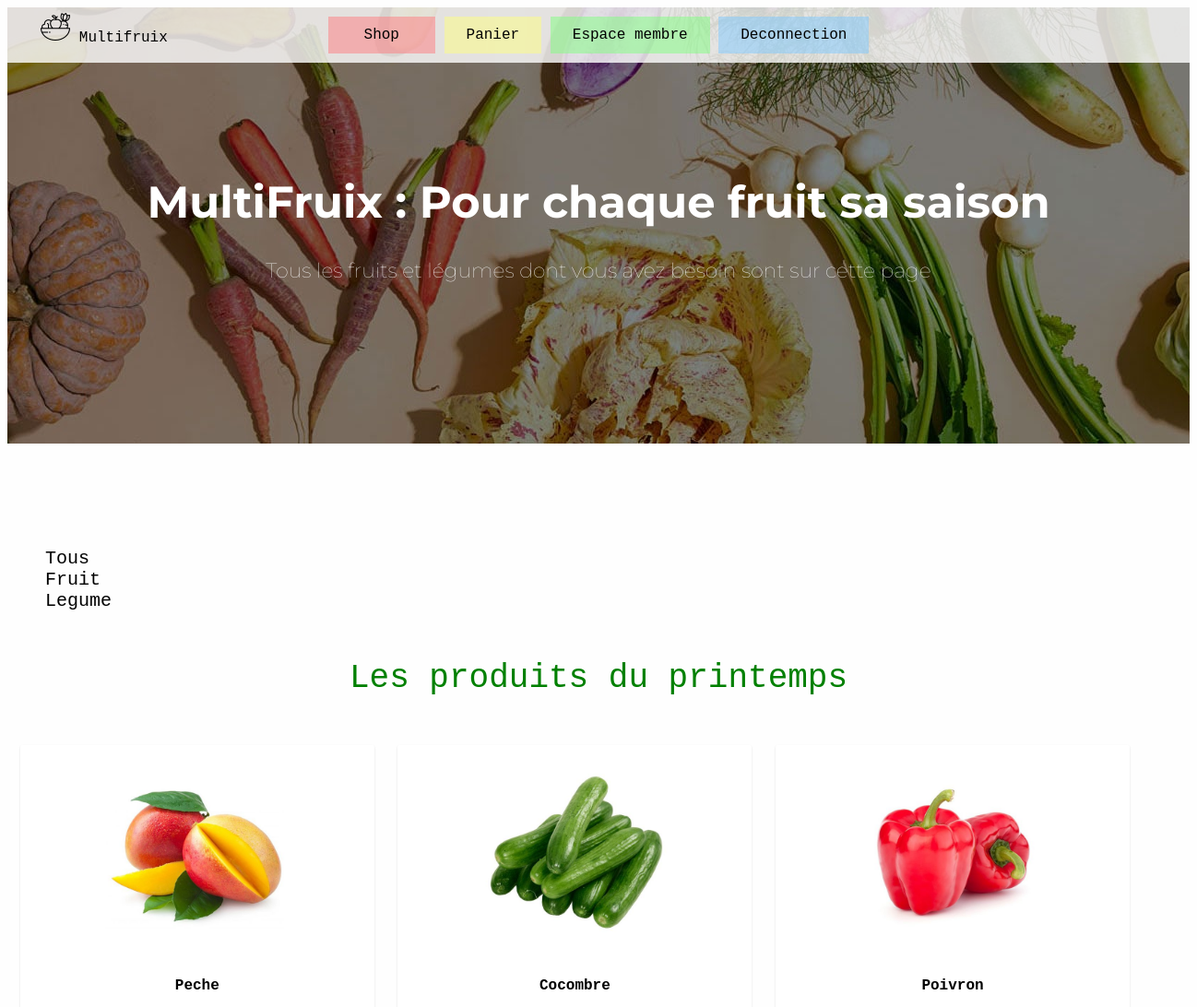
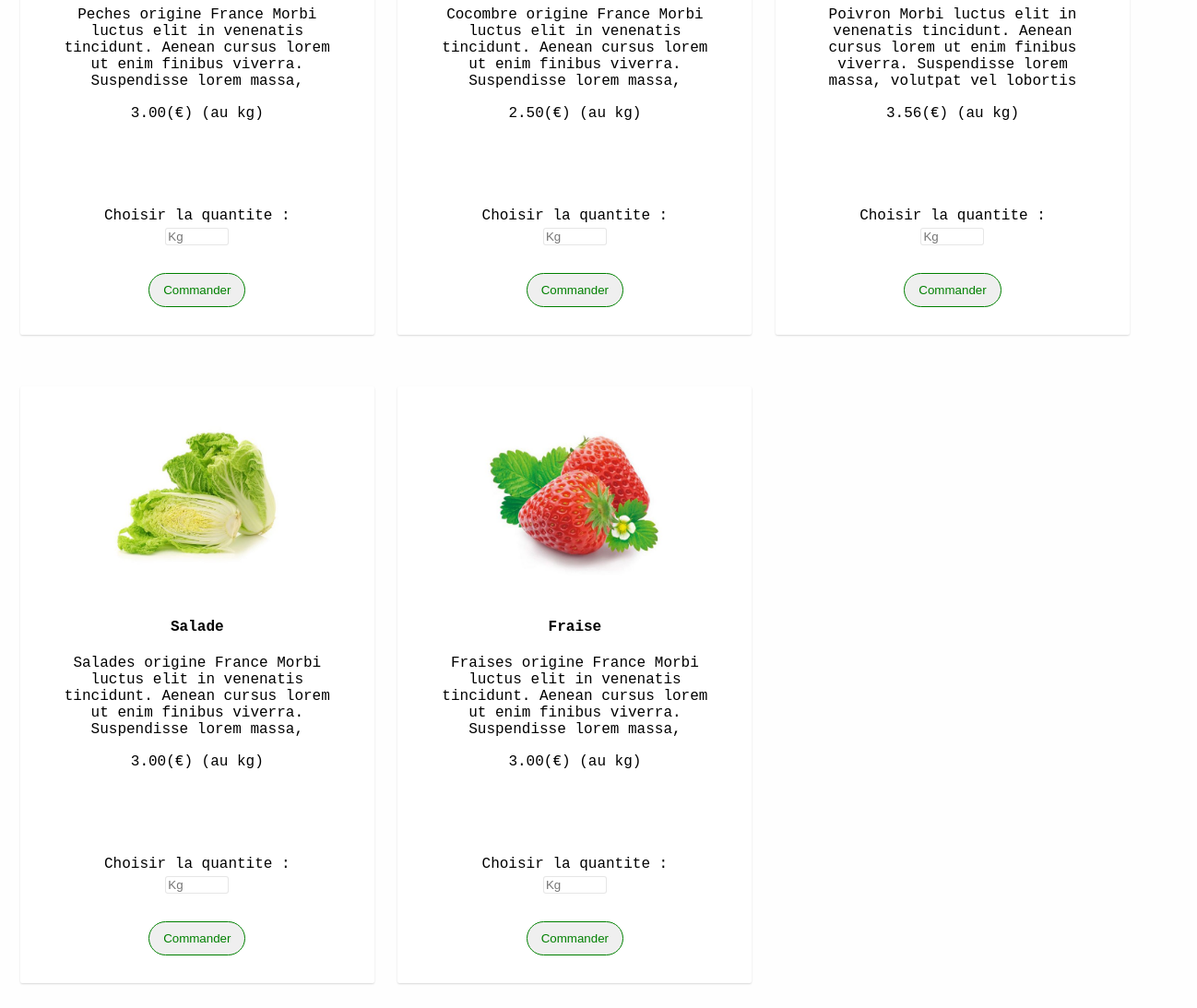
The page /products_page.php on the database its author committed (2 pictures, top to bottom).
### tables this page shows
CREATE TABLE `item` (
  `id_item` int(11) NOT NULL,
  `item_name` varchar(60) NOT NULL,
  `type` varchar(30) NOT NULL,
  `description` text NOT NULL,
  `item_stock` mediumint(8) UNSIGNED NOT NULL,
  `price` decimal(4,2) UNSIGNED NOT NULL,
  `img` varchar(100) NOT NULL
);

### products_page.php (the view, shortened to what this page needs)
<!DOCTYPE html>
<html>
<head>
	<link rel="stylesheet" type="text/css" href="main.css">
</head>
<body>
	<header>
		<?php include('menu.php'); ?>
		<div>
			<h1>MultiFruix : Pour chaque fruit sa saison</h1>
			<h2>Tous les fruits et légumes dont vous avez besoin sont sur cette page</h2>
		</div>
	</header>
	<div class="main-content">
		<nav id="products-nav">
			<ul>
				<li><a class="cat" href="products_page.php">Tous</a></li>
				<?PHP
				$query = "SELECT DISTINCT type FROM item";
				$res = mysqli_query($db, $query);
				while ($row = mysqli_fetch_array($res))
				{
					$category = $row['type'];
					echo "<li><a class='cat' href='products_page.php?type=$category'>".$category."</a></li>";
				}
				?>
							</ul>
						</nav>
						<h3>Les produits du printemps</h3>
						<div class="products">
				<?PHP
				if (isset($_GET['type']) && $_GET['type'] != "")
				{
					$query = "SELECT * FROM item WHERE item.type = '".$_GET['type']."'";
					$res = mysqli_query($db, $query);
					while ($row = mysqli_fetch_array($res)) {
						$item_name = $row['item_name'];
						$category = $row['type'];
						$type = $row['type'];
						$description = $row['description'];
						$price = $row['price'];
						$img = $row['img'];
						$id = $row['id_item'];
						echo "
						<div>
							<img src=".$img.">
							<div class='infos-produit'>
								<h4>".$item_name."</h4>
								<p>".$description."</p>
								<p>".$price."(€) (au kg)</p>
							</div>
							<form action ='products_page.php' method='GET'>
			                    <input type='hidden' name='id' value='$id'>
			                    <div class='choose'>
			                    <label>Choisir la quantite :</label>
			                    <input type='number' min='1' name='qty' class='qty' placeholder='Kg' value=''>
			                    </div>
								<input type='submit' name='submit' value='Commander'>
			                </form>
						</div>";
					}
				} else {
					$query = "SELECT * FROM item";
					$res = mysqli_query($db, $query);
					while ($row = mysqli_fetch_array($res)) {
						$item_name = $row['item_name'];
						$description = $row['description'];
						$price = $row['price'];
						$img = $row['img'];
						$id = $row['id_item'];
						echo "
						<div>
							<img src=".$img.">
							<div class='infos-produit'>
								<h4>".$item_name."</h4>
								<p>".$description."</p>
								<p>".$price."(€) (au kg)</p>
							</div>
							<form action ='products_page.php' method='GET'>
								<input type='hidden' name='id' value='$id'>
								<div class='choose'>
								<label>Choisir la quantite :</label>
								<input type='number' min='1' name='qty' class='qty' placeholder='Kg' value=''>
								</div>
								<input type='submit' name='submit' class='buy' value='Commander'>
							</form>
							</div>";
					}
				}
				?>
		</div>
	</div>
</body>
</html>

### menu.php (shortened to what this page needs)
<?PHP
 	if ($_SESSION['status'] == "visitor") {
 	echo "<a id='logo' href='index.php'>
		<img src='img/logo_multifruix.png'>
		<span>Multifruix</span>
	</a>
	<nav>
		<ul class='menu-wrapper'>
		  <li id='menu1' class='sub-menu-parent'>
		    <a href='products_page.php'>Shop</a>
		  </li>
		  <li id='menu2' class='sub-menu-parent'>
		    <a href='basket.php'>Panier</a>
		  </li>
		  <li id='menu3' class='sub-menu-parent'>
		    <a href='login.php'>Connexion</a>
		  </li>
		  <li id='menu4' class='sub-menu-parent'>
		    <a href='create_account.php'>Creer un compte</a>
		  </li>
		</ul>
	</nav> ";
	}
	else {
	echo "<a id='logo' href='index.php'>
		<img src='img/logo_multifruix.png'>
		<span>Multifruix</span>
	</a>
	<nav>
		<ul class='menu-wrapper'>
		  <li id='menu1' class='sub-menu-parent'>
		    <a href='products_page.php'>Shop</a>
		  </li>
		  <li id='menu2' class='sub-menu-parent'>
		    <a href='basket.php'>Panier</a>
		  </li>
		  <li id='menu3' class='sub-menu-parent'>
		    <a href='member_space.php'>Espace membre</a>
		  </li>
		  <li id='menu4' class='sub-menu-parent'>
		    <a href='logout.php'>Deconnection</a>
		  </li>
		</ul>
	</nav> ";
	}
?>

### main.css (style rules this page uses)
body { font-family: "Courier New", Courier, monospace; background-color: #faebd703; }
header { width: 100%; height: 420px; position: relative; margin: 0 auto; padding: 150px 0 0; background-image: url(img/multifruix.jpg); background-repeat: no-repeat; background-position-x: center; color: white; text-align: center; }
header > div { width: 1280px; margin: 0 auto; text-align: center; }
#logo { position: absolute; top: 0; left: 0; z-index: 200; width: 200px; margin: 5px; text-decoration: none; }
#logo img { display: inline-block; vertical-align: baseline; }
#logo span { display: inline-block; vertical-align: baseline; color: #000; font-size: 16px; }
h1 { font-family: 'Montserrat', sans-serif; font-size: 48px; font-weight: bold; }
h2 { font-family: 'Montserrat', sans-serif; font-size: 22px; font-weight: 100; }
header nav { position: absolute; top: 0px; background-color: rgba(255, 255, 255, 0.8); width: 100%; height: 50px; padding-top: 10px; }
header nav a { color: #000; display: block; padding: 0.7em 1.5em; text-decoration: none; }
header nav ul, header nav ul li { list-style-type: none; padding: 0; margin: 0; }
header nav > ul { text-align: center; }
header nav > ul > li { display: inline-block; }
header ul { font-family: "Courier New", Courier, monospace; color: #000; }
header ul.menu-wrapper { margin: auto; }
.sub-menu-parent { position: relative; }
#menu1 { cursor:pointer; text-align: center; background-color: rgba(255, 125, 128, .5); padding: 0 15px; }
#menu2 { cursor:pointer; text-align: center; background-color: rgba(255, 255, 128, .5); }
#menu3 { cursor:pointer; text-align: center; background-color: rgba(128, 255, 128, .5); }
#menu4 { cursor:pointer; text-align: center; background-color: rgba(128, 201, 255, 0.5); }
.main-content { width: 1280px; margin: 0 auto; }
h3 { font-size: 36px; font-weight: 100; color: green; text-align: center; }
.products { display: flex; flex-wrap: wrap; width: 100%; }
.products > div { width: 30%; margin: 1em 0.8em 2.5em; position: relative; text-align: center; border-radius: 2px; background-color: #fff; box-shadow: 0 1px 2px rgba(0,0,0,0.15); transition: all 0.3s ease-in-out; }
.products > div > img { display: block; width: 60%; margin: 0 auto; }
.infos-produit { width: 80%; margin: 0 auto; }
.infos-produit h4 { text-align: center; }
.infos-produit p { height: 91px; overflow: overlay; }
.buy { display: inline-block; padding: 10px 15px; margin: 0 auto; color: green; border: 1px solid green; border-radius: 20px; text-decoration: none; }
#products-nav { width: 100%; }
#products-nav > ul { list-style-type: none; display: inline-block; vertical-align: baseline; }
#products-nav > ul > li >a { text-decoration: none; font-size: 20px; color: #000; }
.choose { width: 210px; margin: 0 auto; }
.choose > label { line-height: 26px; }
.products input.qty { width: 63px; border: 1px solid #80808033 !important; border-radius: 3px !important; }
input.buy { padding: 10px 15px; margin: 30px auto; color: green; border: 1px solid green; border-radius: 20px; text-decoration: none; }
input[type='number'] { display: inline-block; }

### rows shown on the page
item: img (picture), item_name "Peche", description "Peches origine France Morbi luctus elit in venenatis tincidunt. Aenean cursus lorem ut enim finibus viverra. Suspendisse lorem massa,…", price "3.00"
item: img (picture), item_name "Cocombre", description "Cocombre origine France Morbi luctus elit in venenatis tincidunt. Aenean cursus lorem ut enim finibus viverra. Suspendisse lorem massa,…", price "2.50"
item: img (picture), item_name "Poivron", description "Poivron Morbi luctus elit in venenatis tincidunt. Aenean cursus lorem ut enim finibus viverra. Suspendisse lorem massa, volutpat vel lobortis…", price "3.56"
item: img (picture), item_name "Salade", description "Salades origine France Morbi luctus elit in venenatis tincidunt. Aenean cursus lorem ut enim finibus viverra. Suspendisse lorem massa,…", price "3.00"
item: img (picture), item_name "Fraise", description "Fraises origine France Morbi luctus elit in venenatis tincidunt. Aenean cursus lorem ut enim finibus viverra. Suspendisse lorem massa,…", price "3.00"

### other values the page prints
$category "Fruit"
$category "Legume"
